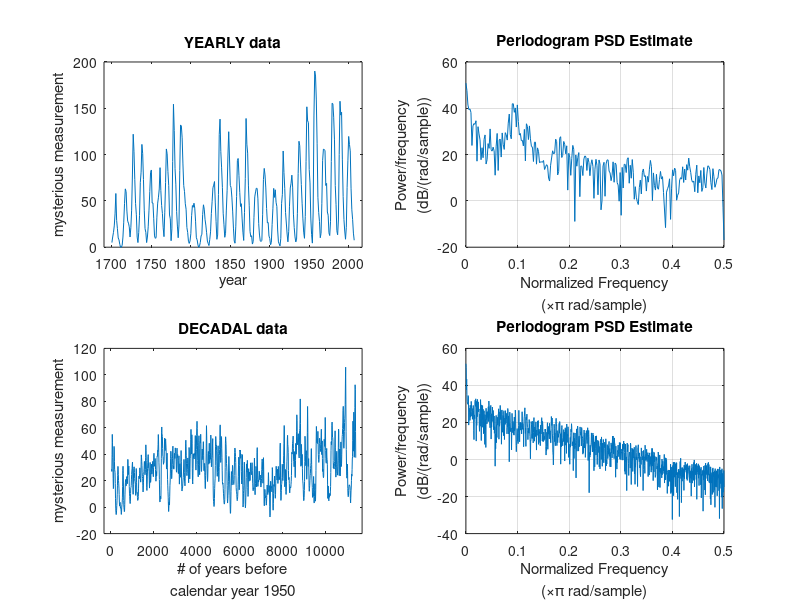
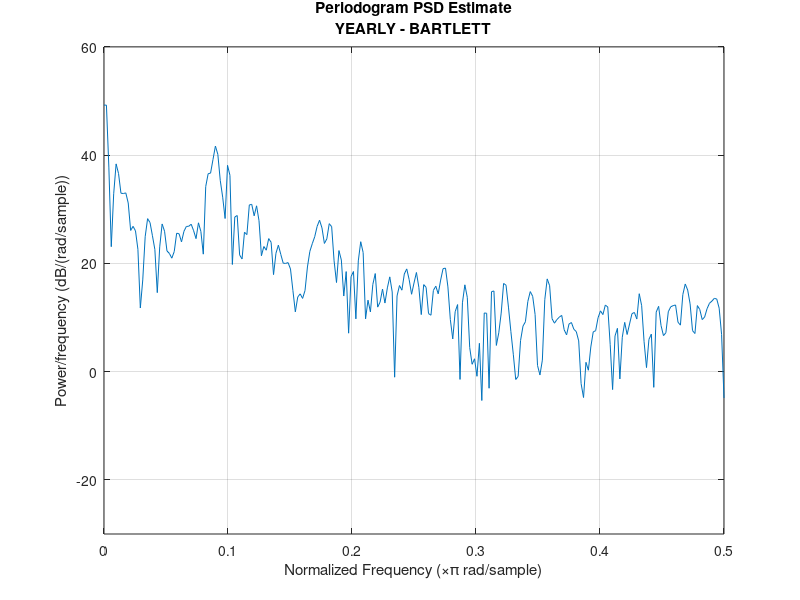
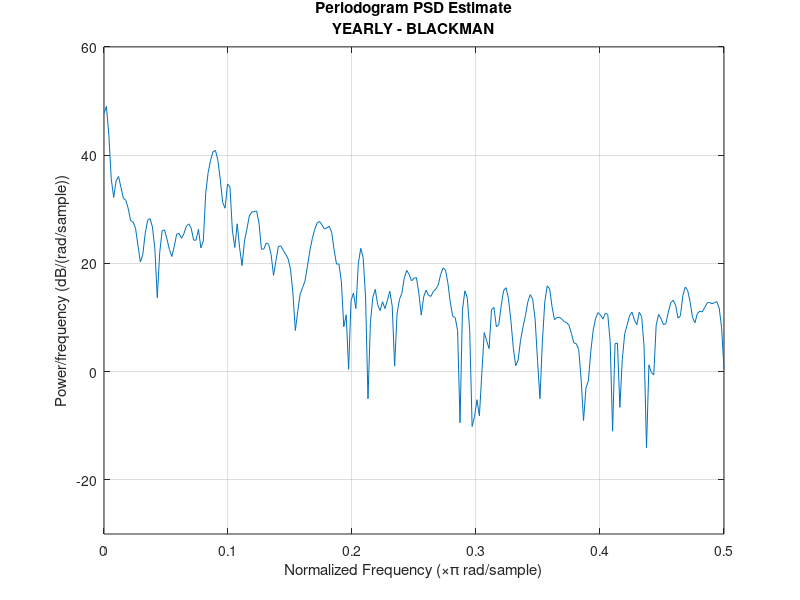
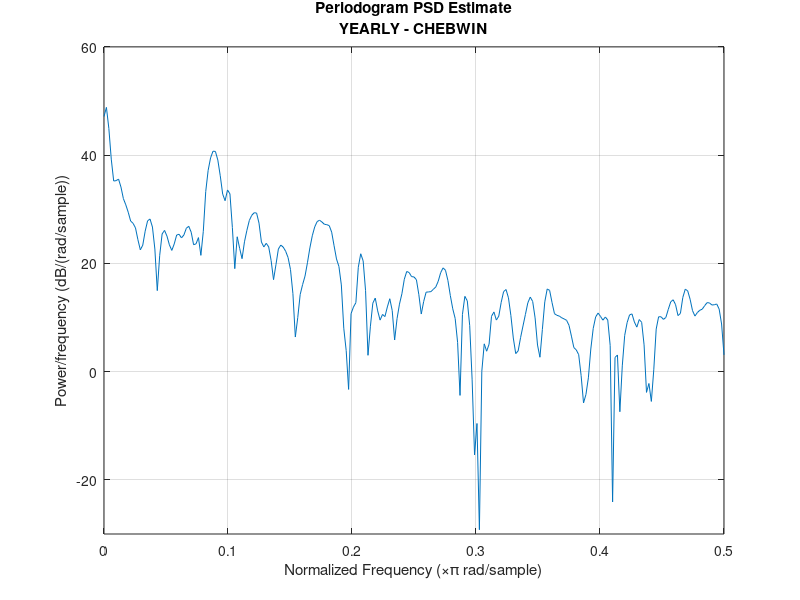

These figures' MATLAB source, in order:
%Problem 2
%saved Frederik's 2 coulumn YEARLY.plt file as a .txt file
%1st column is calendar year, 2nd column is measurement
yearly = importdata('YEARLY.txt');

subplot(221)
plot(yearly(:,1),yearly(:,2))
title('YEARLY data')
xlabel('year')
ylabel('mysterious measurement')
xlim([1690 2017])

subplot(222)
periodogram(yearly(:,2))
title('Periodogram PSD Estimate')
xlabel({'Normalized Frequency','(\times\pi rad/sample)'})
ylabel({'Power/frequency','(dB/(rad/sample))'})

%Problem 3
%saved Frederik's 3 coulumn DECADAL.plt file as a .txt file
%1st column is # of years before calendar year 1950,
%2nd column is measurement, 3rd column is measurement uncertainty
decadal = importdata('DECADAL.txt');

subplot(223)
plot(decadal(:,1),decadal(:,2))
title('DECADAL data')
xlabel({'# of years before','calendar year 1950'})
ylabel('mysterious measurement')
xlim([-300 11700])

subplot(224)
periodogram(decadal(:,2))
title('Periodogram PSD Estimate')
xlabel({'Normalized Frequency','(\times\pi rad/sample)'})
ylabel({'Power/frequency','(dB/(rad/sample))'})
%% 
%Problem 4
%popular data windows are:
%Bartlett, Blackman, Chebwin, Hamming, Hann, Kaiser

%exploring windowing on YEARLY data
figure
periodogram(yearly(:,2),bartlett(length(yearly(:,2))))
title({'Periodogram PSD Estimate','YEARLY - BARTLETT'})
xlabel('Normalized Frequency (\times\pi rad/sample)')
ylabel('Power/frequency (dB/(rad/sample))')
ylim([-30 60])

figure
periodogram(yearly(:,2),blackman(length(yearly(:,2))))
title({'Periodogram PSD Estimate','YEARLY - BLACKMAN'})
xlabel('Normalized Frequency (\times\pi rad/sample)')
ylabel('Power/frequency (dB/(rad/sample))')
ylim([-30 60])

figure
periodogram(yearly(:,2),chebwin(length(yearly(:,2))))
title({'Periodogram PSD Estimate','YEARLY - CHEBWIN'})
xlabel('Normalized Frequency (\times\pi rad/sample)')
ylabel('Power/frequency (dB/(rad/sample))')
ylim([-30 60])

figure
periodogram(yearly(:,2),hamming(length(yearly(:,2))))
title({'Periodogram PSD Estimate','YEARLY - HAMMING'})
xlabel('Normalized Frequency (\times\pi rad/sample)')
ylabel('Power/frequency (dB/(rad/sample))')
ylim([-30 60])

figure
periodogram(yearly(:,2),hann(length(yearly(:,2))))
title({'Periodogram PSD Estimate','YEARLY - HANN'})
xlabel('Normalized Frequency (\times\pi rad/sample)')
ylabel('Power/frequency (dB/(rad/sample))')
ylim([-30 60])

figure
periodogram(yearly(:,2),kaiser(length(yearly(:,2))))
title({'Periodogram PSD Estimate','YEARLY - KAISER'})
xlabel('Normalized Frequency (\times\pi rad/sample)')
ylabel('Power/frequency (dB/(rad/sample))')
ylim([-30 60])

%%exploring windowing on DECADAL data
figure
periodogram(decadal(:,2),bartlett(length(decadal(:,2))))
title({'Periodogram PSD Estimate','DECADAL - BARTLETT'})
xlabel('Normalized Frequency (\times\pi rad/sample)')
ylabel('Power/frequency (dB/(rad/sample))')
ylim([-60 60])

figure
periodogram(decadal(:,2),blackman(length(decadal(:,2))))
title({'Periodogram PSD Estimate','DECADAL - BLACKMAN'})
xlabel('Normalized Frequency (\times\pi rad/sample)')
ylabel('Power/frequency (dB/(rad/sample))')
ylim([-60 60])

figure
periodogram(decadal(:,2),chebwin(length(decadal(:,2))))
title({'Periodogram PSD Estimate','DECADAL - CHEBWIN'})
xlabel('Normalized Frequency (\times\pi rad/sample)')
ylabel('Power/frequency (dB/(rad/sample))')
ylim([-60 60])

figure
periodogram(decadal(:,2),hamming(length(decadal(:,2))))
title({'Periodogram PSD Estimate','DECADAL - HAMMING'})
xlabel('Normalized Frequency (\times\pi rad/sample)')
ylabel('Power/frequency (dB/(rad/sample))')
ylim([-60 60])

figure
periodogram(decadal(:,2),hann(length(decadal(:,2))))
title({'Periodogram PSD Estimate','DECADAL - HANN'})
xlabel('Normalized Frequency (\times\pi rad/sample)')
ylabel('Power/frequency (dB/(rad/sample))')
ylim([-60 60])

figure
periodogram(decadal(:,2),kaiser(length(decadal(:,2))))
title({'Periodogram PSD Estimate','DECADAL - KAISER'})
xlabel('Normalized Frequency (\times\pi rad/sample)')
ylabel('Power/frequency (dB/(rad/sample))')
ylim([-60 60])
%% 
%Problem 6
%making a PSD of YEARLY data without using periodogram

%period
T=10;

%data
data=yearly(:,2);

H=hamming(length(data));
H=H/sqrt([H'*H]);
PSD=abs(fft((data(:)-mean(data)).*H*sqrt(length(data)),length(data))).^2;
selekt=1:floor(length(data)/2)+1;
PSD=PSD(selekt);
xsint=1;
X=(selekt - 1)'/xsint/length(data);

%plotting the PSD I generated and the PSD created
%from periodogram earlier in the assignment
subplot(211)
plot(X,10*log10(PSD))
set(gca,'XTick',[0 1/T 1/2/xsint]);
grid on
set(gca,'TickDir','out','TickLength',[0.02 0.025])
title('Power Spectral Density Estimate NOT using Periodogram')
xlabel('Normalized Frequency (\times 2\pi rad/year)')
ylabel('Power/frequency')

subplot(212)
periodogram(yearly(:,2),hamming(length(yearly(:,2))))
xlabel('Normalized Frequency (\times \pi rad/year)')
%% 
%Problems 7 and 8

%specific set of frequencies between 0.05 and 0.15
%chose this set because our frequency fo interest is ~0.1
freq = [0.05:0.001:0.15];

%for loop goes through every frequency from our array and
%computes the sine and cosine coefficients among other things
for i = 1:size(freq,2)
    %G is our Fourier Series coefficient matrix
    %G = [a0 amcos(2pift) bmsin(2pift)]
    G = [ones(size(yearly,1),1) ...
        cos(2*pi*freq(i)*yearly(:,1)) ...
        sin(2*pi*freq(i)*yearly(:,1))];

    %mhat uses G to compute our coefficients m1, m2, and m3
    %mhat = (G^T*G)^-1 * G^T * d
    mhat(:,i) = ((G'*G)\G')*yearly(:,2);
    
    %G*mhat = d, where d is our estimated data
    %as opposed to the true yearly data
    estD(:,i) = G*mhat(:,i);
    
    %compute the residuals which are found
    %using the estimated data - the true data
    residual(:,i) = estD(:,i) - yearly(:,2);
    
    %compute the sums of squares of the residuals
    sumsq(i,:) = sum((residual(:,i)).^2);
    
    %compute the sums of squares of the expansion coefficients
    %for the particular frequencies under consideration
    sqexp(i,:) = sum(mhat(2,i)^2 + mhat(3,i)^2);
    
    %compute variance of the residuals
    resvar(i,1) = var(residual(:,i));
end

%compute variance of real data
truevar = var(yearly(:,2));

%compute the variance ratio that we want
varratio = resvar./truevar;

%plot the expansion coefficients as a function of frequency
figure
plot(freq,mhat(1,:),'k',freq,mhat(2,:),'r',freq,mhat(3,:),'b')
title('Expansion Coefficients as a function of Frequency')
xlabel('Normalized Frequency (\times 2\pi rad/year)')
ylabel('Expansion Coefficient Value')
legend('m1','m2','m2')

%plot the sums of squares of the residuals on top and
%plot the sums of squares of the expansion coefficients on bottom
figure
subplot(211)
plot(freq,sumsq)
title('Sums of Squares of the Residuals as a function of Normalized Frequency')
xlabel('Normalized Frequency (\times 2\pi rad/year)')
ylabel({'Sums of Squares of Residuals','(Estimated Data - True Data)'})
subplot(212)
plot(freq,sqexp)
title('Sums of Squares of the Expansion Coefficients as a function of Normalized Frequency')
xlabel('Normalized Frequency (\times 2\pi rad/year)')
ylabel('Sums of Squares of Expansion Coefficients')

%plot the variance ratio vs frequency
figure
plot(freq,varratio)
title({'Ratio of the Variance of the Residuals to the',...
    'Variance of the Orginal Signal vs Frequency'})
xlabel('Normalized Frequency (\times 2\pi rad/year)')
ylabel({'Ratio of the Variance of the Residuals',...
    'to the Variance of the Original Signal'})